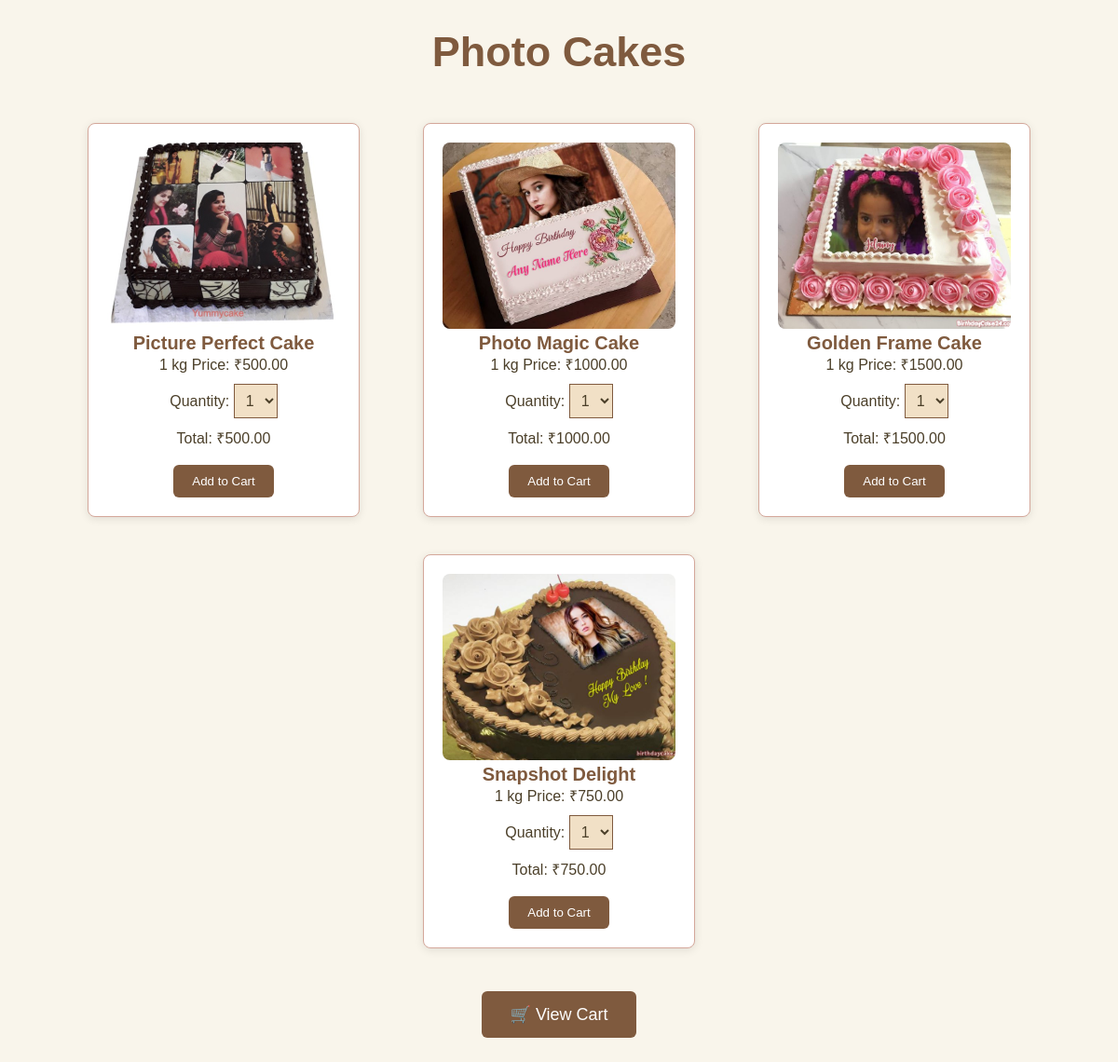
The page /house_of_cakes/pcake.php on the database its author committed.
### tables this page shows
CREATE TABLE `pcakes` (
  `id` int(11) NOT NULL,
  `name` varchar(255) NOT NULL,
  `image` varchar(255) NOT NULL,
  `price` decimal(10,2) NOT NULL
);

### house_of_cakes/pcake.php (the view, shortened to what this page needs)
<?php
$conn = new mysqli("localhost", "root", "", "cake_website");
$pcake_result = $conn->query("SELECT * FROM pcakes");
?>
<!DOCTYPE html>
<html>
<head>
    <link rel="stylesheet" href="bcake.css">
</head>
<body>
    <h1>Photo Cakes</h1>
    <div class="container">
        <?php while ($pcake = $pcake_result->fetch_assoc()) { ?>
            <div class="cake-box">
                <img src="image1/<?php echo $pcake['image']; ?>" class="cake-img"><br>
                <b><?php echo $pcake['name']; ?></b><br>
                1 kg Price: ₹<?php echo $pcake['price']; ?><br>
                <form method="POST" onsubmit="return validateForm(<?php echo $pcake['id']; ?>)">
                    Quantity:
                    <select name="quantity" id="quantity_<?php echo $pcake['id']; ?>" onchange="updateTotal(<?php echo $pcake['id']; ?>, <?php echo $pcake['price']; ?>)">
                        <?php for ($i = 1; $i <= 5; $i++) { ?>
                            <option value="<?php echo $i; ?>"><?php echo $i; ?></option>
                        <?php } ?>
                    </select>
                    <br>
                    Total: ₹<span id="total_<?php echo $pcake['id']; ?>"><?php echo $pcake['price']; ?></span>
                    <br><br>
                    <button type="submit">Add to Cart</button>
                </form>
            </div>
        <?php } ?>
    </div>
    <div class="cart-box">
        <a href="cart.php">🛒 View Cart</a>
    </div>
</body>
</html>

### house_of_cakes/bcake.css (style rules this page uses)
body { font-family: Arial, sans-serif; background-color: #f9f5eb; color: #4b3f29; margin: 0; padding: 0; }
h1 { text-align: center; color: #7f5a3e; margin-top: 30px; font-size: 45px; }
.container { width: 90%; margin: 0 auto; display: flex; flex-wrap: wrap; justify-content: space-around; }
.cake-box { background-color: #ffffff; padding: 20px; margin: 20px; border: 1px solid #d4a79a; border-radius: 8px; box-shadow: 0 2px 10px rgba(0, 0, 0, 0.1); width: 250px; text-align: center; transition: all 0.3s ease; }
.cake-img { width: 100%; height: 200px; object-fit: cover; border-radius: 8px; }
.cake-box b { font-size: 20px; color: #7f5a3e; margin: 10px 0; }
.cake-box select { padding: 8px; font-size: 16px; margin: 10px 0; background-color: #f1e0c6; border: 1px solid #7f5a3e; color: #4b3f29; }
.cake-box button { background-color: #7f5a3e; color: white; padding: 10px 20px; border: none; border-radius: 6px; cursor: pointer; transition: background-color 0.3s ease; }
.cart-box { text-align: center; margin-top: 40px; margin-bottom: 40px; }
.cart-box a { text-decoration: none; background-color: #7f5a3e; color: white; padding: 15px 30px; border-radius: 6px; font-size: 18px; transition: background-color 0.3s ease; }

### rows shown on the page
pcakes: image (picture), name "Picture Perfect Cake", price "500.00", quantity "1"
pcakes: image (picture), name "Photo Magic Cake", price "1000.00", quantity "1"
pcakes: image (picture), name "Golden Frame Cake", price "1500.00", quantity "1"
pcakes: image (picture), name "Snapshot Delight", price "750.00", quantity "1"
